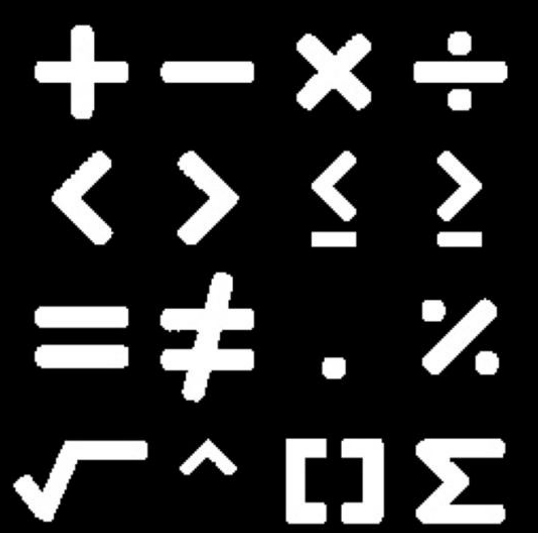
#> input picture CODE_MO_PHONG/the_hit_or_miss/the_hit_or_miss.png, 538 x 533 px
$ python 'the hit or miss.py'
#> lines starting #> are read from the running program, lines starting #| are printed output that depends on the picture
import cv2
import numpy as np

# Read the image
img = cv2.imread('the_hit_or_miss.png', cv2.IMREAD_GRAYSCALE)
#> img is the input picture: shape (533, 538); min 0, max 255, mean 43.5

# Define the kernels for hit-or-miss transform
kernel1 = np.array([[0, 0, 0], [0, 1, 0], [-1, -1, -1]], dtype=np.int32)
kernel2 = np.array([[-1, -1, -1], [0, 1, 0], [0, 0, 0]], dtype=np.int32)

# Perform the hit-or-miss transform
hitmiss1 = cv2.morphologyEx(img, cv2.MORPH_HITMISS, kernel1)
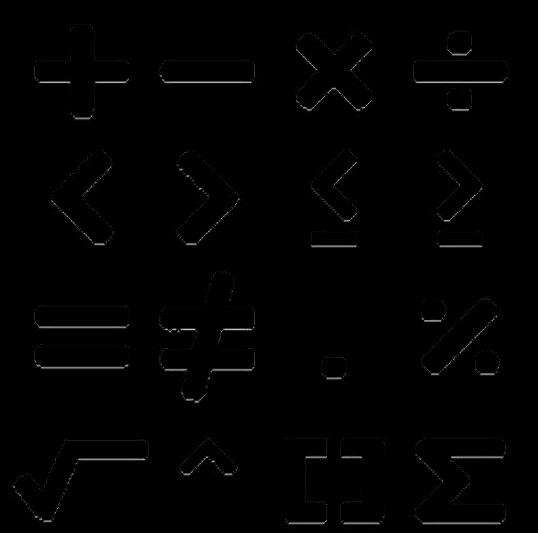
#> hitmiss1: shape (533, 538); min 0, max 197, mean 1.7
hitmiss2 = cv2.morphologyEx(img, cv2.MORPH_HITMISS, kernel2)
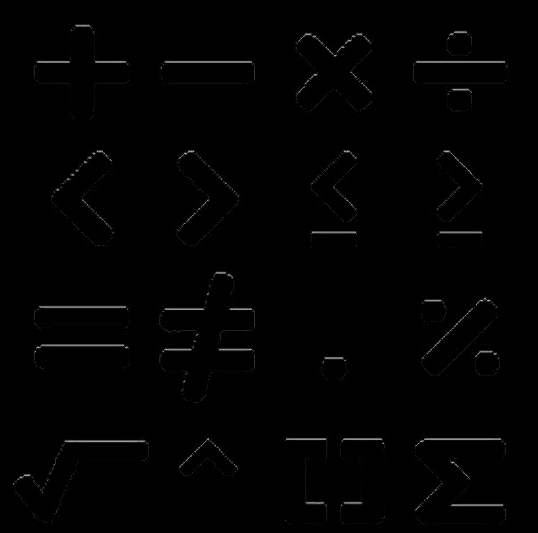
#> hitmiss2: shape (533, 538); min 0, max 197, mean 1.7

# Combine the two hit-or-miss transformed images
hitmiss = cv2.bitwise_and(hitmiss1, hitmiss2)

# Display and save the results
cv2.imshow('Original Image', img)
cv2.imshow('Hit-or-Miss Transform 1', hitmiss1)
cv2.imshow('Hit-or-Miss Transform 2', hitmiss2)
cv2.imshow('Combined Hit-or-Miss Transform', hitmiss)

cv2.imwrite('hit_or_miss_1.png', hitmiss1)
cv2.imwrite('hit_or_miss_2.png', hitmiss2)
cv2.imwrite('combined_hit_or_miss.png', hitmiss)

cv2.waitKey(0)
cv2.destroyAllWindows()
